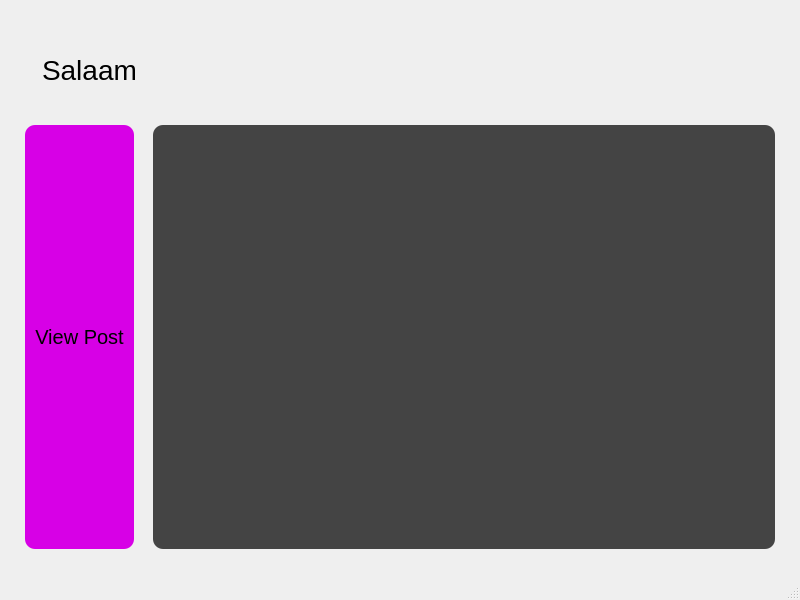
<?xml version="1.0" encoding="UTF-8"?>
<ui version="4.0">
 <class>MainWindow</class>
 <widget class="QMainWindow" name="MainWindow">
  <property name="geometry">
   <rect>
    <x>0</x>
    <y>0</y>
    <width>800</width>
    <height>600</height>
   </rect>
  </property>
  <property name="windowTitle">
   <string>MainWindow</string>
  </property>
  <widget class="QWidget" name="centralwidget">
   <layout class="QVBoxLayout" name="verticalLayout_2">
    <property name="leftMargin">
     <number>25</number>
    </property>
    <property name="rightMargin">
     <number>25</number>
    </property>
    <item>
     <spacer name="verticalSpacer_2">
      <property name="orientation">
       <enum>Qt::Vertical</enum>
      </property>
      <property name="sizeType">
       <enum>QSizePolicy::Minimum</enum>
      </property>
      <property name="sizeHint" stdset="0">
       <size>
        <width>20</width>
        <height>40</height>
       </size>
      </property>
     </spacer>
    </item>
    <item>
     <layout class="QHBoxLayout" name="horizontalLayout_3">
      <item>
       <widget class="QLabel" name="BlogTitle">
        <property name="sizePolicy">
         <sizepolicy hsizetype="Expanding" vsizetype="Preferred">
          <horstretch>0</horstretch>
          <verstretch>0</verstretch>
         </sizepolicy>
        </property>
        <property name="font">
         <font>
          <pointsize>21</pointsize>
         </font>
        </property>
        <property name="styleSheet">
         <string notr="true">background: url(:/bg/background.png);
border-radius: 10px;
padding: 5px 10px;</string>
        </property>
        <property name="text">
         <string>Salaam</string>
        </property>
       </widget>
      </item>
     </layout>
    </item>
    <item>
     <spacer name="verticalSpacer">
      <property name="orientation">
       <enum>Qt::Vertical</enum>
      </property>
      <property name="sizeType">
       <enum>QSizePolicy::Minimum</enum>
      </property>
      <property name="sizeHint" stdset="0">
       <size>
        <width>20</width>
        <height>28</height>
       </size>
      </property>
     </spacer>
    </item>
    <item>
     <layout class="QHBoxLayout" name="horizontalLayout">
      <property name="spacing">
       <number>19</number>
      </property>
      <item>
       <layout class="QVBoxLayout" name="verticalLayout">
        <item>
         <widget class="QPushButton" name="ViewPost">
          <property name="sizePolicy">
           <sizepolicy hsizetype="Minimum" vsizetype="Expanding">
            <horstretch>0</horstretch>
            <verstretch>0</verstretch>
           </sizepolicy>
          </property>
          <property name="font">
           <font>
            <pointsize>15</pointsize>
           </font>
          </property>
          <property name="styleSheet">
           <string notr="true">background-color: rgb(215, 0, 230);
border-radius: 10px;
padding: 0px 10px;</string>
          </property>
          <property name="text">
           <string>View Post</string>
          </property>
         </widget>
        </item>
       </layout>
      </item>
      <item>
       <widget class="QListWidget" name="PostList">
        <property name="font">
         <font>
          <pointsize>15</pointsize>
         </font>
        </property>
        <property name="styleSheet">
         <string notr="true">background-color: #444;
border-radius:10px;</string>
        </property>
       </widget>
      </item>
     </layout>
    </item>
    <item>
     <spacer name="verticalSpacer_3">
      <property name="orientation">
       <enum>Qt::Vertical</enum>
      </property>
      <property name="sizeType">
       <enum>QSizePolicy::Preferred</enum>
      </property>
      <property name="sizeHint" stdset="0">
       <size>
        <width>20</width>
        <height>20</height>
       </size>
      </property>
     </spacer>
    </item>
   </layout>
  </widget>
  <widget class="QMenuBar" name="menubar">
   <property name="geometry">
    <rect>
     <x>0</x>
     <y>0</y>
     <width>800</width>
     <height>30</height>
    </rect>
   </property>
  </widget>
  <widget class="QStatusBar" name="statusbar"/>
 </widget>
 <resources>
  <include location="../Resources/bg.qrc"/>
 </resources>
 <connections/>
</ui>
